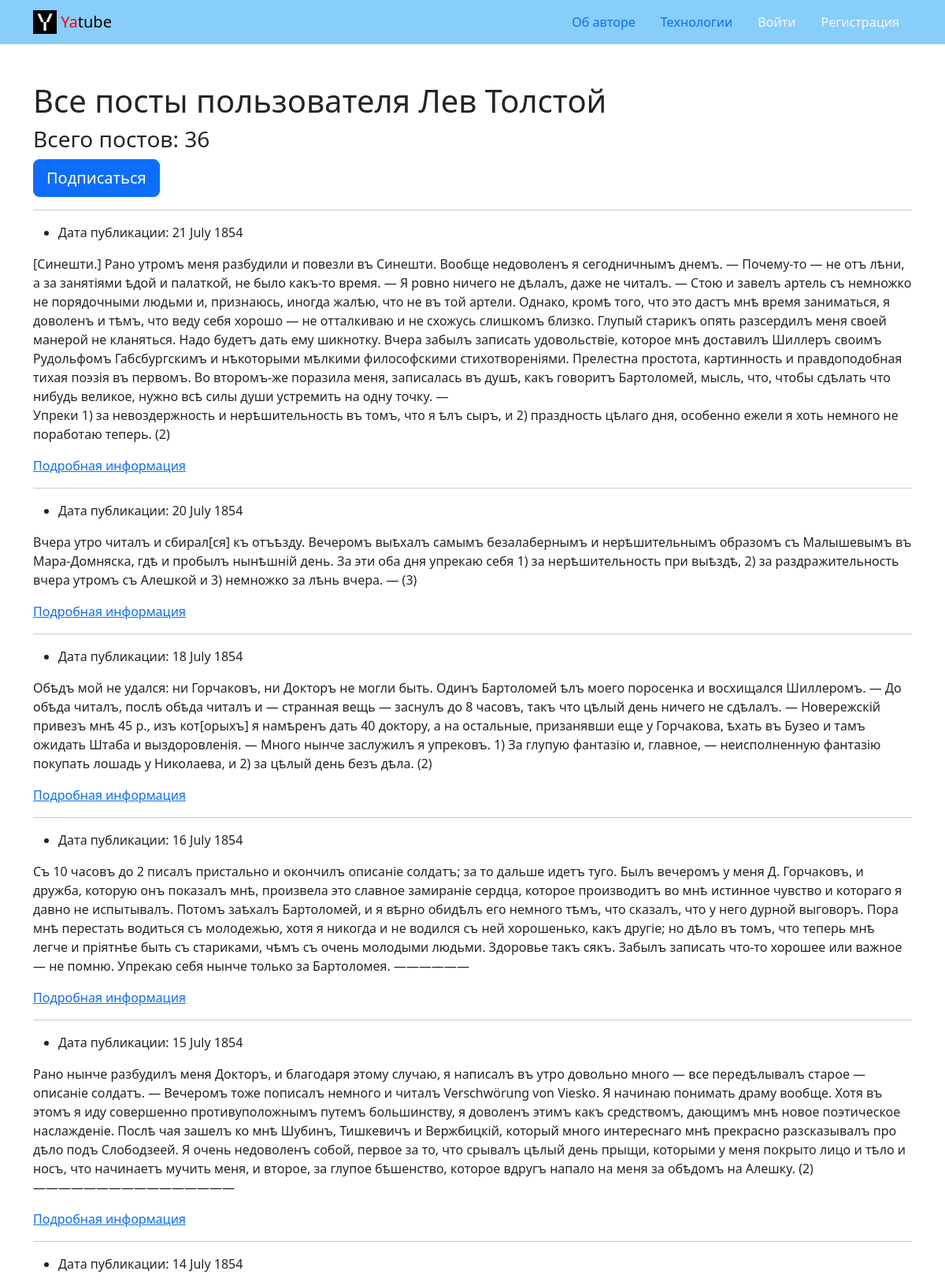
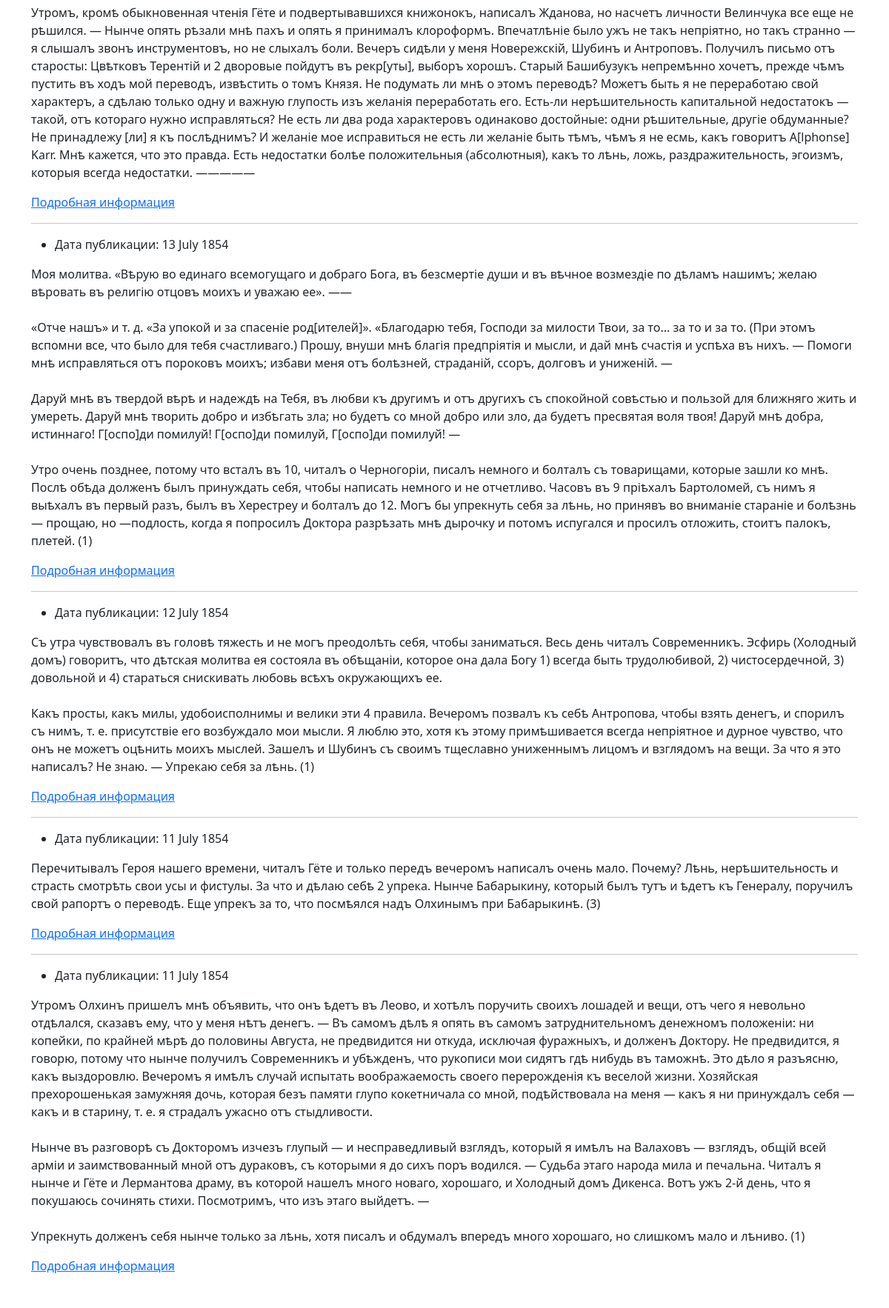
/profile/leo/?page=2 (upper part), run on the app's committed database (2 pictures, top to bottom).
### posts/models.py (models this page shows, shortened)
class Post(CreatedModel):
    text = models.TextField(
        'Текст поста',
        help_text='Введите текст поста'
    )
    author = models.ForeignKey(
        User,
        on_delete=models.CASCADE,
        related_name='posts',
        verbose_name='Автор',
    )
    group = models.ForeignKey(
        Group,
        blank=True,
        null=True,
        on_delete=models.SET_NULL,
        related_name='posts',
        verbose_name='Группа',
        help_text='Укажите название вашей группы',
    )
    image = models.ImageField(
        'Картинка',
        upload_to='posts/',
        blank=True
    )
    class Meta:
        ordering = ['-pub_date']

### posts/views.py (the view)
def profile(request, username):
    author = get_object_or_404(User, username=username)
    author_posts = author.posts.all()
    page_obj = pages(author_posts, request)
    following = (
        request.user.is_authenticated
        and request.user.follower.filter(author=author).exists()
    )
    context = {
        'author': author,
        'page_obj': page_obj,
        'following': following,
    }
    return render(request, 'posts/profile.html', context)

### core/context_processors/year.py (called while the page is built)
def year(request):
    return {
        'year': timezone.now().year,
    }

### posts/utils.py (called while the page is built)
def pages(post_list, request):
    paginator = Paginator(post_list, settings.COUNT_PER_PAGE)
    page_number = request.GET.get('page')
    page_obj = paginator.get_page(page_number)
    return page_obj

### templates/posts/profile.html (shortened to what this page needs)
{% extends 'base.html' %}
{% block content %}
  <div class="mb-5">
    <h1>Все посты пользователя {{ author.get_full_name }} </h1>
    <h3>Всего постов: {{ author.posts.count }}</h3>
    {% if user != author %}
      {% if following %}
        <a
        class="btn btn-lg btn-light"
        href="{% url 'posts:profile_unfollow' author.username %}" role="button"
        >
          Отписаться
      </a>
      {% else %}
        <a
          class="btn btn-lg btn-primary"
          href="{% url 'posts:profile_follow' author.username %}" role="button"
        >
          Подписаться
        </a>
      {% endif %}
    {% endif %}
    <hr>
    {% for post in page_obj %}
      {% include 'includes/article.html' %}
    {% endfor %}
  </div>
{% endblock %}

### templates/includes/article.html (shortened to what this page needs)
{% load thumbnail %}
<article>
  <ul>
    <li>
      Дата публикации: {{ post.pub_date|date:"d E Y" }}
    </li>
  </ul>
  <p>{{ post.text|linebreaksbr }}</p>
  <a href="{% url 'posts:post_detail' post.pk %}">Подробная информация</a>
  {% if not forloop.last %}<hr>{% endif %}
</article>

### data on the page
Post: pub_date "21 July 1854", text "[Синешти.] Рано утромъ меня разбудили и повезли въ Синешти. Вообще недоволенъ я сегодничнымъ днемъ. — Почему-то — не отъ лѣни, а за занятіями ѣдой и палаткой, не было какъ-тο время. — Я ровно ничего не дѣлалъ, даже не читалъ. — Стою и завелъ артель съ немножко не порядочными людьми и, признаюсь, иногда жалѣю, что не въ той артели. Однако, кромѣ того, что это дастъ мнѣ время заниматься, я доволенъ и тѣмъ, что веду себя хорошо — не отталкиваю и не схожусь слишкомъ близко. Глупый старикъ опять разсердилъ меня своей манерой не кланяться. Надо будетъ дать ему шикнотку. Вчера забылъ записать удовольствіе, которое мнѣ доставилъ Шиллеръ своимъ Рудольфомъ Габсбургскимъ и нѣкоторыми мѣлкими…"
Post: pub_date "20 July 1854", text "Вчера утро читалъ и сбирал[ся] къ отъѣзду. Вечеромъ выѣхалъ самымъ безалабернымъ и нерѣшительнымъ образомъ съ Малышевымъ въ Мара-Домняска, гдѣ и пробылъ нынѣшній день. За эти оба дня упрекаю себя 1) за нерѣшительность при выѣздѣ, 2) за раздражительность вчера утромъ съ Алешкой и 3) немножко за лѣнь вчера. — (3)"
Post: pub_date "18 July 1854", text "Обѣдъ мой не удался: ни Горчаковъ, ни Докторъ не могли быть. Одинъ Бартоломей ѣлъ моего поросенка и восхищался Шиллеромъ. — До обѣда читалъ, послѣ обѣда читалъ и — странная вещь — заснулъ до 8 часовъ, такъ что цѣлый день ничего не сдѣлалъ. — Новережскій привезъ мнѣ 45 р., изъ кот[орыхъ] я намѣренъ дать 40 доктору, а на остальные, призанявши еще у Горчакова, ѣхать въ Бузео и тамъ ожидать Штаба и выздоровленія. — Много нынче заслужилъ я упрековъ. 1) За глупую фантазію и, главное, — неисполненную фантазію покупать лошадь у Николаева, и 2) за цѣлый день безъ дѣла. (2)"
Post: pub_date "16 July 1854", text "Съ 10 часовъ до 2 писалъ пристально и окончилъ описаніе солдатъ; за то дальше идетъ туго. Былъ вечеромъ у меня Д. Горчаковъ, и дружба, которую онъ показалъ мнѣ, произвела это славное замираніе сердца, которое производитъ во мнѣ истинное чувство и котораго я давно не испытывалъ. Потомъ заѣхалъ Бартоломей, и я вѣрно обидѣлъ его немного тѣмъ, что сказалъ, что у него дурной выговоръ. Пора мнѣ перестать водиться съ молодежью, хотя я никогда и не водился съ ней хорошенько, какъ другіе; но дѣло въ томъ, что теперь мнѣ легче и пріятнѣе быть съ стариками, чѣмъ съ очень молодыми людьми. Здоровье такъ сякъ. Забылъ записать что-то хорошее или важное — не помню. Упрекаю себя нынче только за Бартоломея.…"
Post: pub_date "15 July 1854", text "Рано нынче разбудилъ меня Докторъ, и благодаря этому случаю, я написалъ въ утро довольно много — все передѣлывалъ старое — описаніе солдатъ. — Вечеромъ тоже пописалъ немного и читалъ Verschwörung von Viesko. Я начинаю понимать драму вообще. Хотя въ этомъ я иду совершенно противуположнымъ путемъ большинству, я доволенъ этимъ какъ средствомъ, дающимъ мнѣ новое поэтическое наслажденіе. Послѣ чая зашелъ ко мнѣ Шубинъ, Тишкевичъ и Вержбицкій, который много интереснаго мнѣ прекрасно разсказывалъ про дѣло подъ Слободзеей. Я очень недоволенъ собой, первое за то, что срывалъ цѣлый день прыщи, которыми у меня покрыто лицо и тѣло и носъ, что начинаетъ мучить меня, и второе, за глупое бѣшенство,…"
Post: pub_date "14 July 1854", text "Утромъ, кромѣ обыкновенная чтенія Гёте и подвертывавшихся книжонокъ, написалъ Жданова, но насчетъ личности Велинчука все еще не рѣшился. — Нынче опять рѣзали мнѣ пахъ и опять я принималъ клороформъ. Впечатлѣніе было ужъ не такъ непріятно, но такъ странно — я слышалъ звонъ инструментовъ, но не слыхалъ боли. Вечеръ сидѣли у меня Новережскій, Шубинъ и Антроповъ. Получилъ письмо отъ старосты: Цвѣтковъ Терентій и 2 дворовые пойдутъ въ рекр[уты], выборъ хорошъ. Старый Башибузукъ непремѣнно хочетъ, прежде чѣмъ пустить въ ходъ мой переводъ, извѣстить о томъ Князя. Не подумать ли мнѣ о этомъ переводѣ? Можетъ быть я не переработаю свой характеръ, a сдѣлаю только одну и важную глупость изъ желанія…"
Post: pub_date "13 July 1854", text "Моя молитва. «Вѣрую во единаго всемогущаго и добраго Бога, въ безсмертіе души и въ вѣчное возмездіе по дѣламъ нашимъ; желаю вѣровать въ религію отцовъ моихъ и уважаю ее». —— «Отче нашъ» и т. д. «За упокой и за спасеніе род[ителей]». «Благодарю тебя, Господи за милости Твои, за то... за то и за то. (При этомъ вспомни все, что было для тебя счастливаго.) Прошу, внуши мнѣ благія предпріятія и мысли, и дай мнѣ счастія и успѣха въ нихъ. — Помоги мнѣ исправляться отъ пороковъ моихъ; избави меня отъ болѣзней, страданій, ссоръ, долговъ и униженій. — Даруй мнѣ въ твердой вѣрѣ и надеждѣ на Тебя, въ любви къ другимъ и отъ другихъ съ спокойной совѣстью и пользой для ближняго жить и умереть. Даруй мнѣ…"
Post: pub_date "12 July 1854", text "Съ утра чувствовалъ въ головѣ тяжесть и не могъ преодолѣть себя, чтобы заниматься. Весь день читалъ Современникъ. Эсфирь (Холодный домъ) говоритъ, что дѣтская молитва ея состояла въ обѣщаніи, которое она дала Богу 1) всегда быть трудолюбивой, 2) чистосердечной, 3) довольной и 4) стараться снискивать любовь всѣхъ окружающихъ ее. Какъ просты, какъ милы, удобоисполнимы и велики эти 4 правила. Вечеромъ позвалъ къ себѣ Антропова, чтобы взять денегъ, и спорилъ съ нимъ, т. е. присутствіе его возбуждало мои мысли. Я люблю это, хотя къ этому примѣшивается всегда непріятное и дурное чувство, что онъ не можетъ оцѣнить моихъ мыслей. Зашелъ и Шубинъ съ своимъ тщеславно униженнымъ лицомъ и взглядомъ на…"
Post: pub_date "11 July 1854", text "Перечитывалъ Героя нашего времени, читалъ Гёте и только передъ вечеромъ написалъ очень мало. Почему? Лѣнь, нерѣшительность и страсть смотрѣть свои усы и фистулы. За что и дѣлаю себѣ 2 упрека. Нынче Бабарыкину, который былъ тутъ и ѣдетъ къ Генералу, поручилъ свой рапортъ о переводѣ. Еще упрекъ за то, что посмѣялся надъ Олхинымъ при Бабарыкинѣ. (3)"
Post: pub_date "11 July 1854", text "Утромъ Олхинъ пришелъ мнѣ объявить, что онъ ѣдетъ въ Леово, и хотѣлъ поручить своихъ лошадей и вещи, отъ чего я невольно отдѣлался, сказавъ ему, что у меня нѣтъ денегъ. — Въ самомъ дѣлѣ я опять въ самомъ затруднительномъ денежномъ положеніи: ни копейки, по крайней мѣрѣ до половины Августа, не предвидится ни откуда, исключая фуражныхъ, и долженъ Доктору. Не предвидится, я говорю, потому что нынче получилъ Современникъ и убѣжденъ, что рукописи мои сидятъ гдѣ нибудь въ таможнѣ. Это дѣло я разъясню, какъ выздоровлю. Вечеромъ я имѣлъ случай испытать воображаемость своего перерожденія къ веселой жизни. Хозяйская прехорошенькая замужняя дочь, которая безъ памяти глупо кокетничала со мной,…"

### other printed values
{{ author.get_full_name }} "Лев Толстой"
{{ author.posts.count }} "36"
